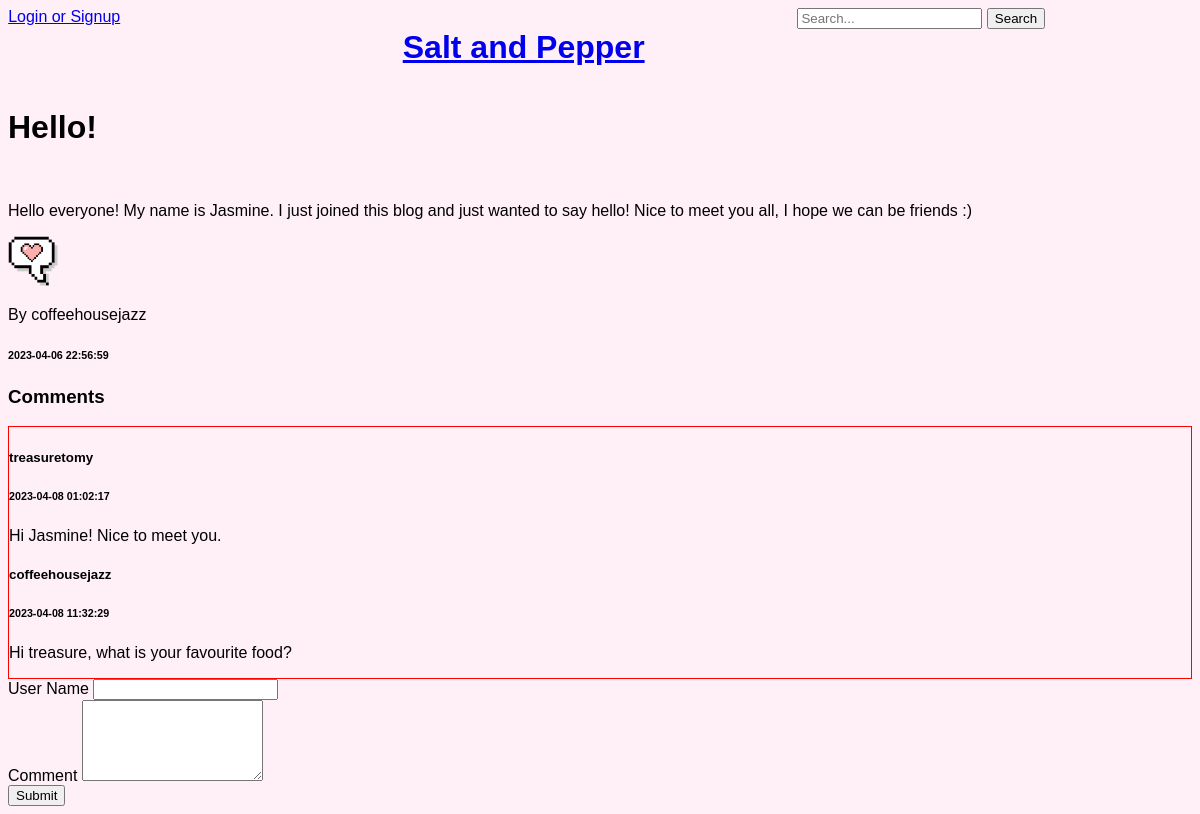
The page /post.php?id=1 on the database its author committed.
### tables this page shows
CREATE TABLE `post` (
  `username` varchar(100) NOT NULL,
  `content` text NOT NULL,
  `postImage` blob DEFAULT NULL,
  `topic` varchar(100) NOT NULL,
  `postId` int(11) NOT NULL,
  `date` timestamp NOT NULL DEFAULT current_timestamp(),
  `title` varchar(600) NOT NULL
);

CREATE TABLE `user` (
  `username` varchar(100) NOT NULL,
  `email` varchar(500) NOT NULL,
  `password` varchar(100) NOT NULL,
  `isAdmin` int(1) DEFAULT NULL,
  `profileImage` blob DEFAULT NULL,
  `nickname` varchar(100) DEFAULT NULL,
  `bio` text DEFAULT NULL
);

CREATE TABLE `comments` (
  `username` varchar(100) NOT NULL,
  `content` text NOT NULL,
  `postId` int(11) NOT NULL,
  `commentId` int(11) NOT NULL,
  `date` timestamp NOT NULL DEFAULT current_timestamp() ON UPDATE current_timestamp()
);

### post.php (the view, shortened to what this page needs)
<?php
$mysqli =  require __DIR__ . '/database.php';
$userprofilename = $_SESSION['username'];
if (isset($_GET['id']) && is_numeric($_GET['id'])) {
    $id = $_GET['id'];
    $result = mysqli_query($mysqli, "SELECT * FROM post INNER JOIN user ON post.username = user.username WHERE post.postId=$id  ");
    $row = mysqli_fetch_array($result);
    if ($row) {
        $title = $row['title'];
        $content = $row['content'];
        $date = $row['date'];
        $username = $row['username'];
        $result = mysqli_query($mysqli, "SELECT * FROM user WHERE username='$username' ");
        $row = mysqli_fetch_array($result);
        $profilepicture = $row['profileImage'];
    }
    $result = mysqli_query($mysqli, "SELECT * FROM comments INNER JOIN user ON comments.username = user.username WHERE comments.postId=$id  ");
    $comments = array();
    while ($row = $result->fetch_assoc()) {
        $comments[] = $row;
    }
} else {
    header("Location: user_home.php");
}
?>
<!DOCTYPE html>
<html lang="en">
<head>
    <link rel="stylesheet" href="css/styles.css">
<body>
    <main>
    <div class="row">
  <div class="column">
        <form action="" method="get">
        <input type="text" placeholder="Search..." name="search" value="<?php echo $search ?>">
            <button type="submit">Search</button>
        </form>
  </div>
  <div class="column">
    <h1><a href="user_home.php" class="stretched-link">Salt and Pepper</a></h1>
  </div>
  <div class="column">
        <a href="login.php" class="stretched-link">Login or Signup</a> &nbsp
  </div>
</div>
        <div>
            <div>
                <h1><?php echo $title; ?></h1>
                <p class="card-text"><?php echo $content; ?></p>
            </div>
            <div>
                <div>
                    <img src="<?php echo $profilepicture; ?>" style="width: 50px; height: 50px;" />
                    <div>
                        <p>By <?php echo $username; ?></p>
                        <h6><?php echo $date; ?></h6>
                    </div>
                </div>
            </div>
                    </div>
                <div>
            <h3>Comments</h3>
            <div class="comments">
                <?php foreach ($comments as $comment) : ?>
                    <h5><?php echo $comment['username']; ?></h5>
                    <h6><?php echo $comment['date']; ?></h6>
                    <p><?php echo $comment['content']; ?></p>
                <?php endforeach; ?>
                </div>
                <form method="post" autocomplete="off">
                    <div class="form-group">
                        <label for="username">User Name</label>
                        <?php echo "<input type='text' name='username' id='username' value='$userprofilename' readonly />"; ?>
                    </div>
                    <div>
                        <label for="content">Comment</label>
                        <textarea name="content" id="content" rows="5" required></textarea>
                    </div>
                    <button type="submit">Submit</button>
                </form>
        </div>
    </main>
</body>
</html>

### css/styles.css (style rules this page uses)
body { background-color: #ffeff6; font-family: Century Gothic,CenturyGothic,AppleGothic,sans-serif; }
.column { float: right; width: 33.33%; }
.row:after { content: ""; display: table; clear: both; }
.comments { border: 1px solid red; }

### rows shown on the page
post: title "Hello!", content "Hello everyone! My name is Jasmine. I just joined this blog and just wanted to say hello! Nice to meet you all, I hope we can be friends :)", user.username "coffeehousejazz", date "2023-04-06 22:56:59"
user: profileImage (picture)
comments: user.username "treasuretomy", date "2023-04-08 01:02:17", content "Hi Jasmine! Nice to meet you."
comments: user.username "coffeehousejazz", date "2023-04-08 11:32:29", content "Hi treasure, what is your favourite food?"
